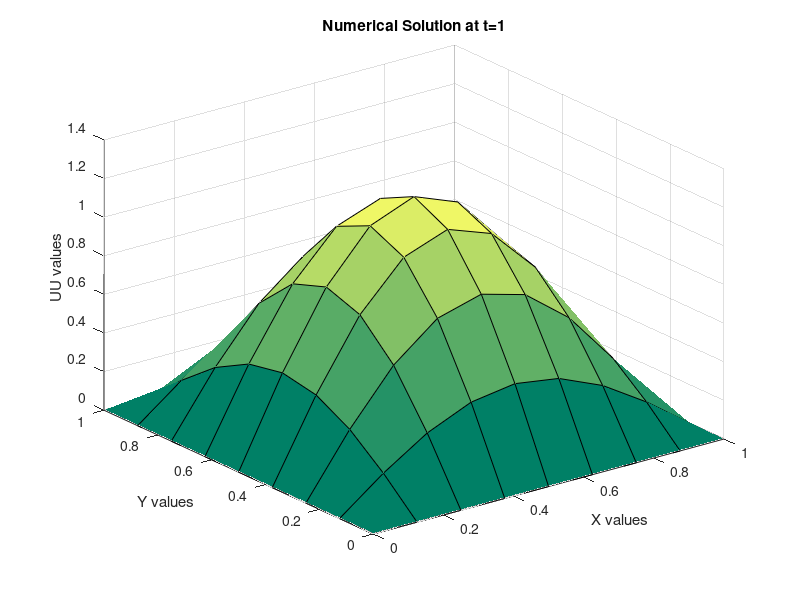
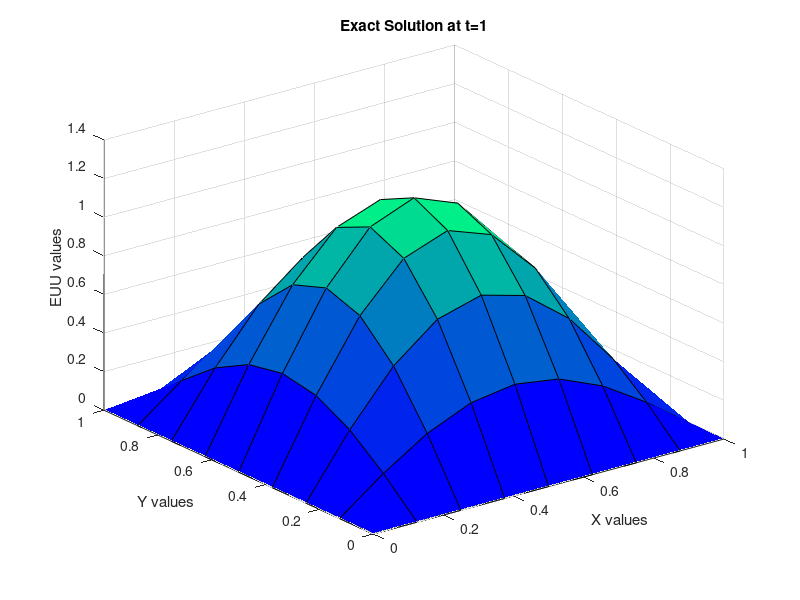

These figures' MATLAB source, in order:
%--------------------------------
%Name= Kshitij Bahukhandi
%Roll NO.= SAU/AM(M)/2022/06
%LAB:- 26
%SOUTH ASIAN UNIVERSITY
% Numerical Solution of 3D Nonlinear Hyperbolic Eqn with a forcing function 
% Utt=Uxx+Uyy+Uzz-alpha*Ut*Ut+f(x,y,z,t) 
% U(x,y,z,t)=sinh(t)*sin(pi*x)*sin(pi*y)*sin(pi*z)
%-----------------------------
  clear all;  % clear all variables in memory
  ALPHA=10.0;
  P=0.4;
  LL=8;   % LL=16, LL=32, Ll=64
  MM=LL;
  NN=LL;
  JJ=20;  % JJ=40, JJ=80, JJ=160,  %Solution at t=1.0 
  H=1.0/LL;
  K=P*H;
  disp('Numerical Solution of 3D Nonlinear Hyperbolic Equation');
  disp('    ');
  fprintf('LL=%4.2f, K=%6.4f, P=%6.2f \n',LL,K,P);
  disp('  ');
  % Dimensions
  X=zeros(1,LL+1); Y=zeros(1,MM+1); Z=zeros(1,NN+1); T=zeros(1,JJ+1);
  U=zeros(LL+1,MM+1,NN+1,JJ+1);OLDU=zeros(LL+1,MM+1,NN+1,JJ+1);
  NU=zeros(LL+1,MM+1,NN+1,JJ+1);EU=zeros(LL+1,MM+1,NN+1,JJ+1);
  F=zeros(LL+1,MM+1,NN+1,JJ+1);
  % Formation of Nodal Points
    for L=1:LL+1
        for M=1:MM+1
            for N=1:NN+1
                for J=1:JJ+1
                    X(L)=(L-1)*H;
                    Y(M)=(M-1)*H;
                    Z(N)=(N-1)*H;
                    T(J)=(J-1)*K;
                end
            end
        end    
    end 
    % Exact Solution & RHS function
    for L=1:LL+1
    for M=1:MM+1
    for N=1:NN+1    
    for J=1:JJ+1
        EU(L,M,N,J)=sinh(T(J))*sin(pi*X(L))*sin(pi*Y(M))*sin(pi*Z(N));
       EUT(L,M,N,J)=cosh(T(J))*sin(pi*X(L))*sin(pi*Y(M))*sin(pi*Z(N));
       F(L,M,N,J)=(1+3*pi*pi)*EU(L,M,N,J)+ALPHA*EUT(L,M,N,J)*EUT(L,M,N,J);
    end
    end
    end
    end
    % Initial conditions
    for L=1:LL+1
        for M=1:MM+1
            for N=1:NN+1
                U(L,M,N,1)=EU(L,M,N,1);
                U(L,M,N,2)=EU(L,M,N,2);
               NU(L,M,N,1)=EU(L,M,N,1);
               NU(L,M,N,2)=EU(L,M,N,2);
            end
        end
    end
   % Boundary conditions
     for J=3:JJ+1
         for L=1:LL+1
             for M=1:MM+1
                 for N=1:NN+1 
                     U(1,M,N,J)=EU(1,M,N,J);
                     U(LL+1,M,N,J)=EU(LL+1,M,N,J);
                     U(L,1,N,J)=EU(L,1,N,J);
                     U(L,MM+1,N,J)=EU(L,MM+1,N,J);
                     U(L,M,1,J)=EU(L,M,1,J);
                     U(L,M,NN+1,J)=EU(L,M,NN+1,J);
                 end
             end
         end
     end
    %  Solution at advanced time level
     tic  % CPU time starts
    for J=2:JJ
    % Initial & First Approx
    for L=2:LL
        for M=2:MM
            for N=2:NN
                OLDU(L,M,N,3)=EU(L,M,N,J+1);
                U(L,M,N,3)=OLDU(L,M,N,3);
            end
        end
    end
    for KK=1:600   %Iteration Starts
    % Solution at Internal grid points at each time level
       for L=2:LL
           for M=2:MM
               for N=2:NN
                   F0=F(L,M,N,J);
                   U0=U(L,M,N,3);
                   U1=U(L+1,M,N,3);
                   U2=U(L-1,M,N,3);
                   U3=U(L,M+1,N,3);
                   U4=U(L,M-1,N,3);
                   U5=U(L,M,N+1,3);
                   U6=U(L,M,N-1,3);
                   R0=U(L,M,N,2);
                   R1=U(L+1,M,N,2);
                   R2=U(L-1,M,N,2);
                   R3=U(L,M+1,N,2);
                   R4=U(L,M-1,N,2);
                   R5=U(L,M,N+1,2);
                   R6=U(L,M,N-1,2);
                   R7=R1+R2-2*R0;
                   R8=R3+R4-2*R0;
                   R9=R5+R6-2*R0;
                   S0=U(L,M,N,1);
                   S1=U(L+1,M,N,1);
                   S2=U(L-1,M,N,1);
                   S3=U(L,M+1,N,1);
                   S4=U(L,M-1,N,1);
                   S5=U(L,M,N+1,1);
                   S6=U(L,M,N-1,1); 
                   AA=0.25*ALPHA*U0*U0+(1-0.5*ALPHA*S0)*U0+S0-2*R0;
                   AA=AA+0.25*ALPHA*S0*S0-P*P*(R7+R8+R9)-K*K*F0;
                   DA=0.5*ALPHA*U0+1-0.5*ALPHA*S0;
                   U(L,M,N,3)=U(L,M,N,3)-AA/DA; 
               end
           end
       end
       %  For graph purpose
       for L=1:LL+1
           for M=1:MM+1
               for N=1:NN+1
                   NU(L,M,N,J+1)=U(L,M,N,3);
               end
           end
       end
  % Calculate Errors
           MAU=0.0;
           RMU=0.0;
        for L=2:LL
            for M=2:MM
                for N=2:NN
                    ERU=abs(NU(L,M,N,J+1)-EU(L,M,N,J+1));
                    RMU=RMU+ERU^2;
                    if MAU<=ERU, MAU=ERU; end
                end
            end
        end
            RMU=sqrt(RMU/((LL-1)*(MM-1)*(NN-1)));
     % Print errors
      % fprintf('T=%6.4f,MAU=%10.4e, RMU=%10.4e\n',J*K,MAU,RMU);
      % Error Tolerance
            BIG=0.0;
        for L=2:LL
            for M=2:MM
                for N=2:NN
                    FU=abs(U(L,M,N,3)-OLDU(L,M,N,3));
                    if FU >= BIG, BIG=FU; end
                end
            end
        end
            if BIG <= 10^(-12), break; end
        for L=2:LL
            for M=2:MM
                for N=2:NN
                    OLDU(L,M,N,3)=U(L,M,N,3);
                end
            end
        end 
    end
      % Print errors
       fprintf('T=%6.4f,KK=%4.0f,MAU=%10.4e, RMU=%10.4e\n',J*K,KK,MAU,RMU);
      % Set New Initial Conditions
        for L=1:LL+1
            for M=1:MM+1
                for N=1:NN+1
                    U(L,M,N,1)=U(L,M,N,2);
                    U(L,M,N,2)=U(L,M,N,3);
                end
            end
        end                 
    end
  disp('  ');
   toc  % CPU time ends
    % Plot the results at t=1 and z=0.5
    NNN=0.5*NN+1;
  for L=1:LL+1
      for M=1:MM+1
          UU(L,M)=NU(L,M,NNN,JJ+1);
         EUU(L,M)=sinh(1)*sin(pi*X(L))*sin(pi*Y(M))*sin(pi*Z(NNN));
      end
  end
  figure (1);
  colormap summer;
  surf(X,Y,UU);
  xlabel('X values');
  ylabel('Y values');
  zlabel('UU values');
  title('Numerical Solution at t=1')
  figure (2);
  colormap winter;
  surf(X,Y,EUU);
  xlabel('X values');
  ylabel('Y values');
  zlabel('EUU values');
  title('Exact Solution at t=1')
   
        
